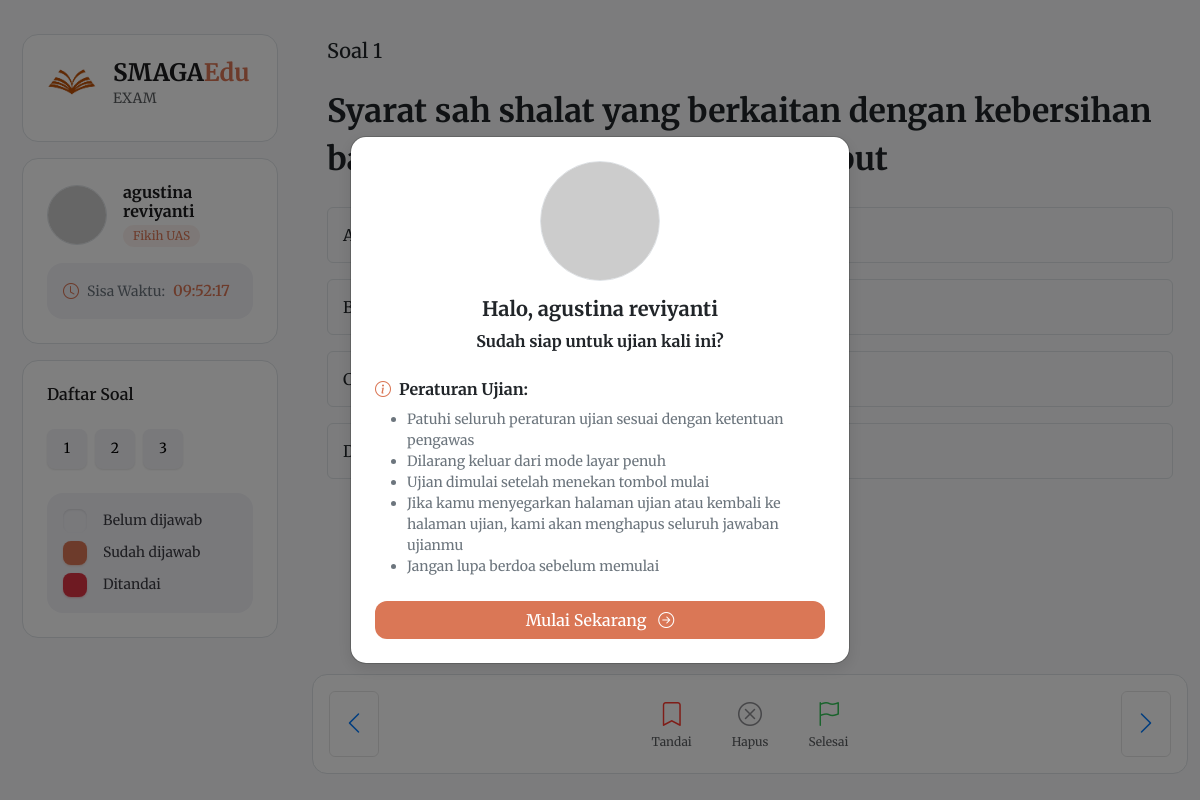
Screenshot of /mulai_ujian.php?id=47 (signed in) with the database file from the repository.
### tables this page shows
CREATE TABLE `ujian` (
  `id` int(11) NOT NULL,
  `judul` varchar(255) NOT NULL,
  `deskripsi` text DEFAULT NULL,
  `guru_id` varchar(100) NOT NULL,
  `kelas_id` int(11) NOT NULL,
  `mata_pelajaran` varchar(100) NOT NULL,
  `materi` text DEFAULT NULL,
  `tanggal_mulai` datetime NOT NULL,
  `tanggal_selesai` datetime NOT NULL,
  `durasi` int(11) NOT NULL,
  `status` enum('draft','published','selesai') DEFAULT 'draft',
  `created_at` timestamp NOT NULL DEFAULT current_timestamp()
);

CREATE TABLE `bank_soal` (
  `id` int(11) NOT NULL,
  `ujian_id` int(11) NOT NULL,
  `jenis_soal` enum('pilihan_ganda','uraian') NOT NULL,
  `pertanyaan` text NOT NULL,
  `gambar_soal` varchar(255) DEFAULT NULL,
  `jawaban_a` text DEFAULT NULL,
  `jawaban_b` text DEFAULT NULL,
  `jawaban_c` text DEFAULT NULL,
  `jawaban_d` text DEFAULT NULL,
  `jawaban_benar` varchar(1) DEFAULT NULL,
  `created_at` timestamp NOT NULL DEFAULT current_timestamp()
);

### mulai_ujian.php (the view, shortened to what this page needs)
<?php
require "koneksi.php";
$ujian_id = $_GET['id'];
$query_ujian = "SELECT u.*, k.nama_kelas as kelas
                FROM ujian u
                LEFT JOIN kelas k ON u.kelas_id = k.id
                WHERE u.id = ?";
$stmt_ujian = $koneksi->prepare($query_ujian);
$stmt_ujian->bind_param("i", $ujian_id);
$stmt_ujian->execute();
$result_ujian = $stmt_ujian->get_result();
$data_ujian = $result_ujian->fetch_assoc();
$userid = $_SESSION['userid'];
$query_siswa = "SELECT s.*,
    k.nama_kelas AS kelas_saat_ini,
    COALESCE(AVG(pg.nilai_akademik), 0) as nilai_akademik,
    COALESCE(AVG(pg.keaktifan), 0) as keaktifan,
    COALESCE(AVG(pg.pemahaman), 0) as pemahaman,
    COALESCE(AVG(pg.kehadiran_ibadah), 0) as kehadiran_ibadah,
    COALESCE(AVG(pg.kualitas_ibadah), 0) as kualitas_ibadah,
    COALESCE(AVG(pg.pemahaman_agama), 0) as pemahaman_agama,
    COALESCE(AVG(pg.minat_bakat), 0) as minat_bakat,
    COALESCE(AVG(pg.prestasi), 0) as prestasi,
    COALESCE(AVG(pg.keaktifan_ekskul), 0) as keaktifan_ekskul,
    COALESCE(AVG(pg.partisipasi_sosial), 0) as partisipasi_sosial,
    COALESCE(AVG(pg.empati), 0) as empati,
    COALESCE(AVG(pg.kerja_sama), 0) as kerja_sama,
    COALESCE(AVG(pg.kebersihan_diri), 0) as kebersihan_diri,
    COALESCE(AVG(pg.aktivitas_fisik), 0) as aktivitas_fisik,
    COALESCE(AVG(pg.pola_makan), 0) as pola_makan,
    COALESCE(AVG(pg.kejujuran), 0) as kejujuran,
    COALESCE(AVG(pg.tanggung_jawab), 0) as tanggung_jawab,
    COALESCE(AVG(pg.kedisiplinan), 0) as kedisiplinan
    FROM siswa s
    LEFT JOIN kelas_siswa ks ON s.id = ks.siswa_id
    LEFT JOIN kelas k ON ks.kelas_id = k.id
    LEFT JOIN pg ON s.id = pg.siswa_id
    WHERE s.username = ?
    GROUP BY s.id, k.nama_kelas";
$stmt_siswa = mysqli_prepare($koneksi, $query_siswa);
mysqli_stmt_bind_param($stmt_siswa, "s", $userid);
mysqli_stmt_execute($stmt_siswa);
$result_siswa = mysqli_stmt_get_result($stmt_siswa);
$siswa = mysqli_fetch_assoc($result_siswa);
$query = "SELECT * FROM bank_soal WHERE ujian_id = ?";
$stmt = $koneksi->prepare($query);
$stmt->bind_param("i", $ujian_id);
$stmt->execute();
$result = $stmt->get_result();
$soal_array = $result->fetch_all(MYSQLI_ASSOC);
shuffle($soal_array);
?>
<!DOCTYPE html>
<html lang="en">
<head>
    <link href="https://cdn.jsdelivr.net/npm/bootstrap@5.3.3/dist/css/bootstrap.min.css" rel="stylesheet">
    <link rel="stylesheet" href="https://cdn.jsdelivr.net/npm/bootstrap-icons@1.11.3/font/bootstrap-icons.min.css">
</head>
<body id="examBody" class="pt-md-4">
    <div class="container-fluid">
        <div class="row">
            <div class="col-md-3 collapse d-none d-md-block">
                <div class="soal-numbers">
                    <div class="card mb-3 border" style="border-radius: 16px; background: rgba(255,255,255,0.95);">
                        <div class="card-body p-4">
                            <div class="d-flex align-items-center gap-3 mb-2">
                                <img src="assets/smagaedu.png" alt="SMAGAEdu Logo" class="img-fluid"
                                    style="height: 50px; width: auto; border-radius: 10px;">
                                <div>
                                    <h4 class="mb-0 fw-bold" style="color: #1c1c1e;">SMAGA<span style="color: rgb(218, 119, 86);">Edu</span></h4>
                                    <p class="text-muted mb-0" style="font-size: 14px;">EXAM</p>
                                </div>
                            </div>
                        </div>
                    </div>
                    <div class="card mb-3 border" style="border-radius: 16px; background: rgba(255,255,255,0.95);">
                        <div class="card-body p-4">
                            <div class="d-flex align-items-center gap-3 mb-3">
                                <div>
                                    <img src="<?php echo !empty($siswa['photo_url']) ?
                                                    ($siswa['photo_type'] === 'avatar' ? $siswa['photo_url'] : ($siswa['photo_type'] === 'upload' ? $siswa['photo_url'] : 'assets/pp.png'))
                                                    : 'assets/pp.png'; ?>"
                                        class="rounded-circle border"
                                        style="width: 60px; height: 60px; object-fit: cover;">
                                </div>
                                <div>
                                    <h6 class="mb-1 fw-bold" style="color: #1c1c1e;"><?php echo $_SESSION['nama']; ?></h6>
                                    <div class="d-flex align-items-center gap-2">
                                        <span class="badge" style="background: rgba(218, 119, 86, 0.1); color: rgb(218, 119, 86); font-weight: normal; padding: 5px 10px; border-radius: 12px;">
                                            <?php echo $data_ujian['judul']; ?>
                                        </span>
                                    </div>
                                </div>
                            </div>
                            <div class="p-3 rounded-4 d-none d-md-flex" style="background: #f2f2f7;">
                                <div class="d-flex align-items-center gap-2">
                                    <i class="bi bi-clock" style="color:rgb(218, 119, 86);"></i>
                                    <div class="d-flex align-items-center gap-2">
                                        <small class="text-secondary">Sisa Waktu:</small>
                                        <span id="countdown" style="font-weight: 600; color: rgb(218, 119, 86); font-size: 15px;"></span>
                                    </div>
                                </div>
                            </div>
                        </div>
                    </div>
                    <div class="card border" style="border-radius: 16px; background: rgba(255,255,255,0.95);">
                        <div class="card-body p-4">
                            <h6 class="card-title mb-4" style="color: #1c1c1e; font-weight: 600;">Daftar Soal</h6>
                            <div class="d-flex flex-wrap gap-2 justify-content-start">
                                <?php foreach ($soal_array as $index => $soal): ?>
                                    <div class="soal-number rounded-3 border-0 d-flex align-items-center justify-content-center"
                                        data-soal="<?php echo $index; ?>"
                                        data-status="unanswered"
                                        style="background: #f2f2f7;color:black; box-shadow: 0 1px 2px rgba(0,0,0,0.1);">
                                        <?php echo $index + 1; ?>
                                    </div>
                                <?php endforeach; ?>
                            </div>
                            <div class="mt-4 p-3 rounded-4" style="background: #f2f2f7;">
                                <div class="d-flex gap-3 align-items-center mb-2">
                                    <div class="soal-number rounded-3"
                                        style="width:24px; height:24px; background:#f2f2f7; box-shadow: inset 0 1px 2px rgba(0,0,0,0.1);"></div>
                                    <small style="color: #3c3c43;">Belum dijawab</small>
                                </div>
                                <div class="d-flex gap-3 align-items-center mb-2">
                                    <div class="soal-number rounded-3"
                                        style="width:24px; height:24px; background:#da7756; box-shadow: 0 1px 2px rgba(218,119,86,0.3);"></div>
                                    <small style="color: #3c3c43;">Sudah dijawab</small>
                                </div>
                                <div class="d-flex gap-3 align-items-center">
                                    <div class="soal-number rounded-3"
                                        style="width:24px; height:24px; background:#dc3545; box-shadow: 0 1px 2px rgba(220,53,69,0.3);"></div>
                                    <small style="color: #3c3c43;">Ditandai</small>
                                </div>
                            </div>
                        </div>
                    </div>
                </div>
            </div>
            <div class="col-md-9">
                <div class="soal-content">
                    <form id="exam-form">
                        <?php foreach ($soal_array as $index => $soal): ?>
                            <div class="soal-page <?php echo $index === 0 ? '' : 'd-none'; ?>"
                                data-index="<?php echo $index; ?>">
                                <h5 class="mb-4">Soal <?php echo $index + 1; ?></h5>
                                <p class="mb-4 fw-bold" style="font-size:2rem;"><?php echo $soal['pertanyaan']; ?></p>
                                <?php
                                $options = [
                                    'a' => $soal['jawaban_a'],
                                    'b' => $soal['jawaban_b'],
                                    'c' => $soal['jawaban_c'],
                                    'd' => $soal['jawaban_d']
                                ];
                                foreach ($options as $key => $value):
                                ?>
                                    <div class="option-card p-3 rounded border mb-3"
                                        data-value="<?php echo $key; ?>">
                                        <?php echo strtoupper($key) . ". " . $value; ?>
                                    </div>
                                <?php endforeach; ?>
                            </div>
                        <?php endforeach; ?>
                    </form>
                </div>
                <div class="bottom-navigation d-flex justify-content-between bg-white p-3 border" style="border-radius: 15px;">
                    <button class="btn border-0 border-md-1" id="prev" style="border: 1px solid rgba(0,0,0,0.1) !important;">
                        <i class="bi bi-chevron-left" style="font-size: 24px; color: #007AFF;"></i>
                    </button>
                    <div class="d-flex gap-3">
                        <button class="btn border-0 border-md-1 d-flex flex-column align-items-center" id="mark">
                            <i class="bi bi-bookmark" style="font-size: 24px; color: #FF3B30;"></i>
                            <span class="d-none d-md-block text-muted" id="mark-ket" style="font-size: 12px;">Tandai</span>
                        </button>
                        <button class="btn border-0 border-md-1 d-flex flex-column align-items-center" id="clear">
                            <i class="bi bi-x-circle" style="font-size: 24px; color: #8E8E93;"></i>
                            <span class="d-none d-md-block text-muted" style="font-size: 12px;">Hapus</span>
                        </button>
                        <button class="btn border-0 border-md-1 d-flex flex-column align-items-center" id="finish">
                            <i class="bi bi-flag" style="font-size: 24px; color: #34C759;"></i>
                            <span class="d-none d-md-block text-muted" style="font-size: 12px;">Selesai</span>
                        </button>
                    </div>
                    <button class="btn border-0 border-md-1" id="next" style="border: 1px solid rgba(0,0,0,0.1) !important;">
                        <i class="bi bi-chevron-right" style="font-size: 24px; color: #007AFF;"></i>
                    </button>
                </div>
            </div>
        </div>
    </div>
    <div class="modal fade" id="startExamModal" data-bs-backdrop="static" data-bs-keyboard="false" tabindex="-1">
        <div class="modal-dialog modal-dialog-centered">
            <div class="modal-content" style="border-radius: 16px;">
                <div class="modal-body text-center p-4">
                    <img src="<?php
                                if (!empty($siswa['photo_url'])) {
                                    if ($siswa['photo_type'] === 'avatar') {
                                        echo $siswa['photo_url'];
                                    }
                                    else if ($siswa['photo_type'] === 'upload') {
                                        echo $siswa['photo_url'];
                                    }
                                } else {
                                    echo 'assets/pp.png';
                                }
                                ?>" width="120px" class="rounded-circle border mb-3">
                    <h5 class="fw-bold">Halo, <?php echo $_SESSION['nama']; ?></h5>
                    <p class="fw-bold mb-4">Sudah siap untuk ujian kali ini?</p>
                    <div class="text-start">
                        <p class="mb-2 fw-bold"><i class="bi bi-info-circle me-2" style="color:rgb(218, 119, 86);"></i>Peraturan Ujian:</p>
                        <ul class="small text-secondary mb-4">
                            <li>Patuhi seluruh peraturan ujian sesuai dengan ketentuan pengawas</li>
                            <li>Dilarang keluar dari mode layar penuh</li>
                            <li>Ujian dimulai setelah menekan tombol mulai</li>
                            <li>Jika kamu menyegarkan halaman ujian atau kembali ke halaman ujian, kami akan menghapus seluruh jawaban ujianmu</li>
                            <li>Jangan lupa berdoa sebelum memulai</li>
                        </ul>
                    </div>
                    <div class="d-flex gap-2">
                        <button type="button" class="btn text-white px-4 flex-fill" id="startFullscreenExam"
                            style="border-radius: 12px; background-color: rgb(218, 119, 86);">
                            Mulai Sekarang <i class="bi bi-arrow-right-circle ms-2"></i>
                        </button>
                    </div>
                </div>
            </div>
        </div>
    </div>
</body>
</html>

### mulai_ujian.php (style rules this page uses)
.modal-content { box-shadow: 0 5px 15px rgba(0, 0, 0, 0.1); }
.modal .btn { font-weight: 500; transition: all 0.2s; }
.modal.fade .modal-dialog { transform: scale(0.95); transition: transform 0.2s ease-out; }
.modal.show .modal-dialog { transform: scale(1); }
body { overflow-y: auto !important; background-color: #f8f9fa; font-family: merriweather; }
.soal-numbers { height: calc(100vh - 70px); overflow-y: auto; padding: 10px; }
.soal-number { width: 40px; height: 40px; cursor: pointer; transition: all 0.3s; font-size: 14px; }
.soal-content { height: calc(90vh - 70px); overflow-y: auto; padding: 15px; }
.option-card { cursor: pointer; transition: all 0.2s; padding: 15px !important; margin-bottom: 10px; font-size: 16px; }
.soal-number { transition: background-color 0.3s ease, color 0.3s ease; }

### rows the page displays
ujian: judul "Fikih UAS"
bank_soal: pertanyaan "Syarat sah shalat yang berkaitan dengan kebersihan…", key "A", key "B", key "C", key "D"

### other values shown
$_SESSION['nama'] "agustina reviyanti"
